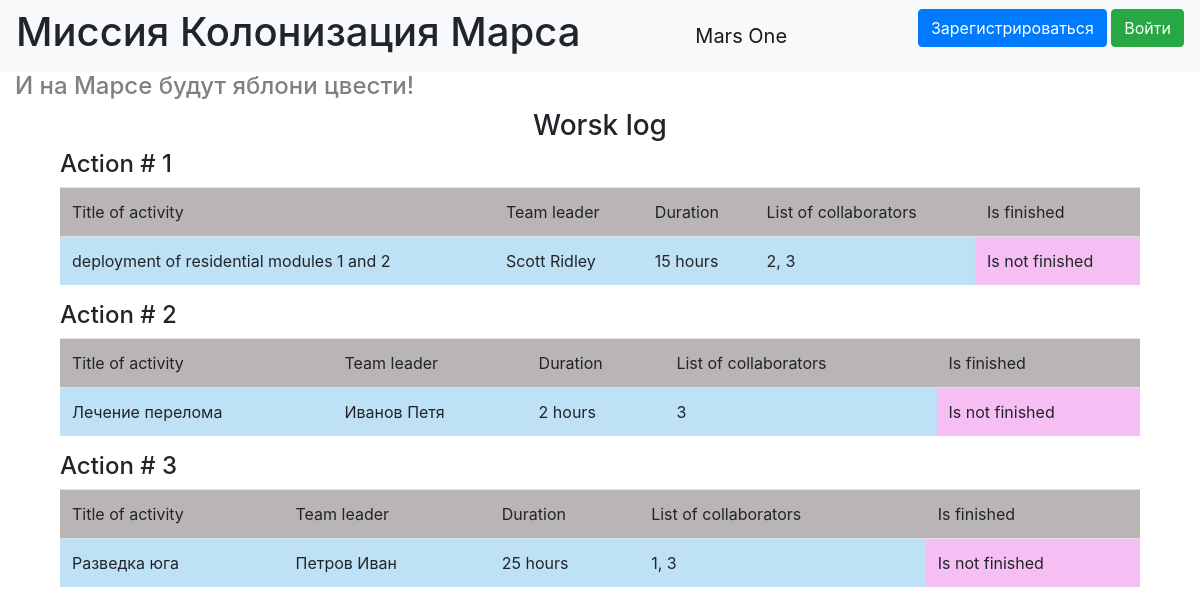
/, run on an earlier commit of the app's database.
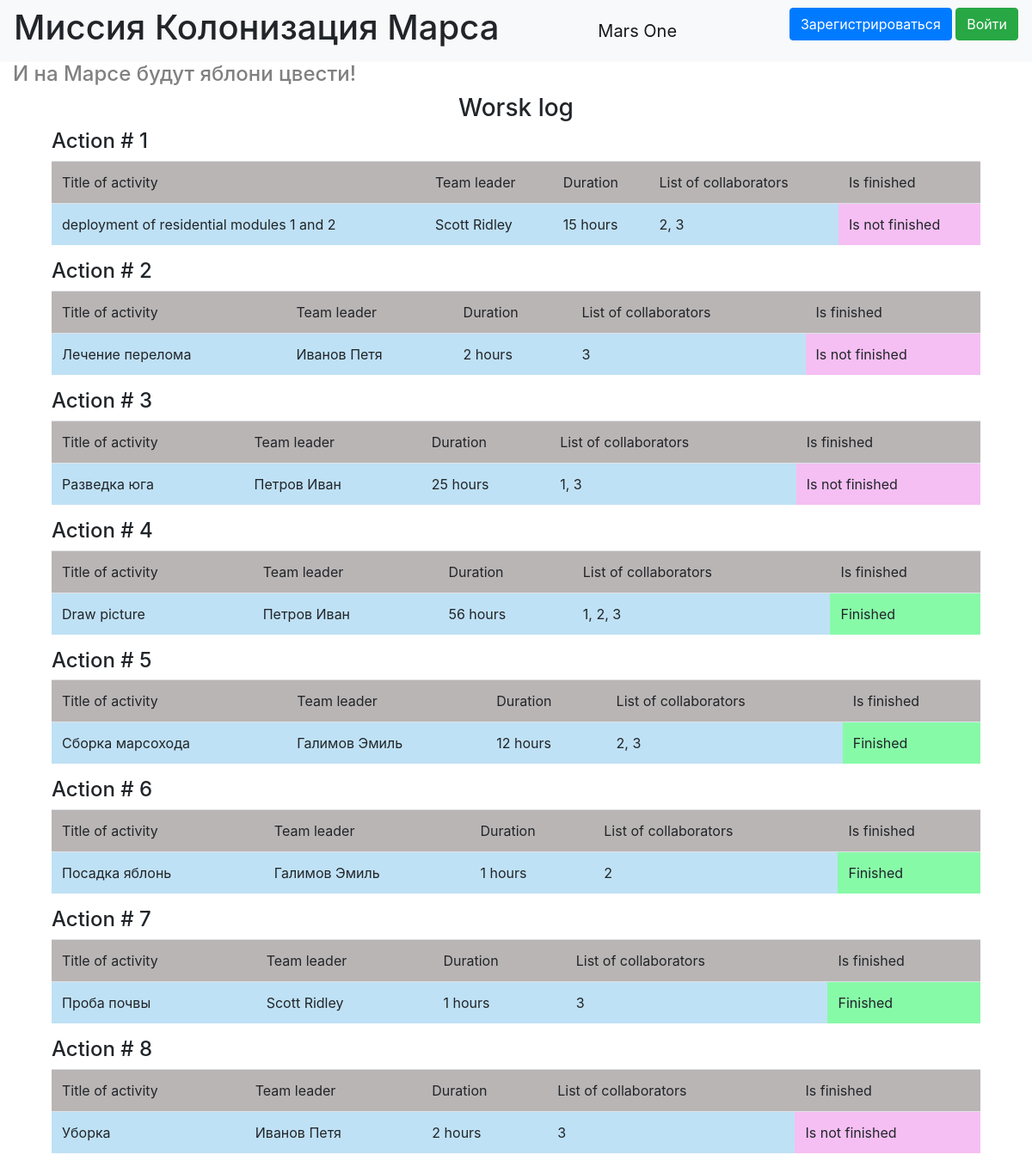
And on a later commit of the database.
### data/jobs.py (models this page shows)
class Jobs(SqlAlchemyBase, SerializerMixin):
    __tablename__ = 'jobs'
    id = sqlalchemy.Column(sqlalchemy.Integer,
                           primary_key=True, autoincrement=True)
    team_leader = sqlalchemy.Column(sqlalchemy.Integer,
                                    sqlalchemy.ForeignKey("users.id"))
    job = sqlalchemy.Column(sqlalchemy.String, nullable=True)
    work_size = sqlalchemy.Column(sqlalchemy.Integer, nullable=True)
    collaborators = sqlalchemy.Column(sqlalchemy.String, nullable=True)
    start_date = sqlalchemy.Column(sqlalchemy.Date, nullable=True)
    end_date = sqlalchemy.Column(sqlalchemy.Date, nullable=True)
    is_finished = sqlalchemy.Column(sqlalchemy.Boolean, nullable=True)
    user = orm.relation('User')

### data/users.py (models this page shows, shortened)
class User(SqlAlchemyBase, UserMixin, SerializerMixin):
    __tablename__ = 'users'
    id = sqlalchemy.Column(sqlalchemy.Integer,
                           primary_key=True, autoincrement=True)
    surname = sqlalchemy.Column(sqlalchemy.String, nullable=True)
    name = sqlalchemy.Column(sqlalchemy.String, nullable=True)
    age = sqlalchemy.Column(sqlalchemy.Integer, nullable=True)
    position = sqlalchemy.Column(sqlalchemy.String, nullable=True)
    speciality = sqlalchemy.Column(sqlalchemy.String, nullable=True)
    address = sqlalchemy.Column(sqlalchemy.String, nullable=True)
    email = sqlalchemy.Column(sqlalchemy.String,
                              index=True, unique=True, nullable=True)
    hashed_password = sqlalchemy.Column(sqlalchemy.String, nullable=True)
    modified_date = sqlalchemy.Column(sqlalchemy.DateTime, default=datetime.datetime.now)
    jobs = orm.relation("Jobs", back_populates='user')

### main.py (the view)
@app.route('/')
def job_list():
    db_sess = db_session.create_session()
    jobs = db_sess.query(Jobs)
    return render_template('index.html', jobs=jobs, title='Журнал работ')

### data/db_session.py (called while the page is built)
def create_session() -> Session:
    global __factory
    return __factory()

### templates/index.html (shortened to what this page needs)
{% extends "base.html" %}
{% block navbar_cont %}
    <h1>Миссия Колонизация Марса</h1>
{% endblock %}
{% block content %}
    {% set lab = "Action #" %}
    <h4 class="grey">И на Марсе будут яблони цвести!</h4>
    <h3 class="works-title">Worsk log</h3>
    <div class="all-jobs-table">
    {% for item in jobs %}
    <div class="jobs-table">
        <h4>{{lab}} {{loop.index}}</h4>
        <table class="table">
          <thead>
            <tr>
              <td scope="col" class="table-head-grey">Title of activity</td>
              <td scope="col" class="table-head-grey">Team leader</td>
              <td scope="col" class="table-head-grey">Duration</td>
              <td scope="col" class="table-head-grey">List of collaborators</td>
              <td scope="col" class="table-head-grey">Is finished</td>
            </tr>
          </thead>
          <tbody>
            <tr>
              <td scope="row" class="table-body-blue">{{item.job}}</td>
              <td class="table-body-blue">{{item.user.surname}} {{item.user.name}}</td>
              <td class="table-body-blue">{{item.work_size}} hours</td>
              <td class="table-body-blue">{{item.collaborators}}</td>
              {% if item.is_finished == 0 %}
              <td class="table-body-pink">Is not finished</td>
              {% else %}
                <td class="table-body-green">Finished</td>
              {% endif %}
            </tr>
          </tbody>
        </table>
    </div>
    {% endfor %}
    </div>
{% endblock %}

What changed in the data, as far as the page shows it:
added Jobs: lab "Action #", job "Draw picture", user.surname "Петров", user.name "Иван", work_size "56", collaborators "1, 2, 3", is_finished "Finished"
added Jobs: lab "Action #", job "Сборка марсохода", user.surname "Галимов", user.name "Эмиль", work_size "12", collaborators "2, 3", is_finished "Finished"
added Jobs: lab "Action #", job "Посадка яблонь", user.surname "Галимов", user.name "Эмиль", work_size "1", collaborators "2", is_finished "Finished"
added Jobs: lab "Action #", job "Проба почвы", user.surname "Scott", user.name "Ridley", work_size "1", collaborators "3", is_finished "Finished"
added Jobs: lab "Action #", job "Уборка", user.surname "Иванов", user.name "Петя", work_size "2", collaborators "3", is_finished "Is not finished"
